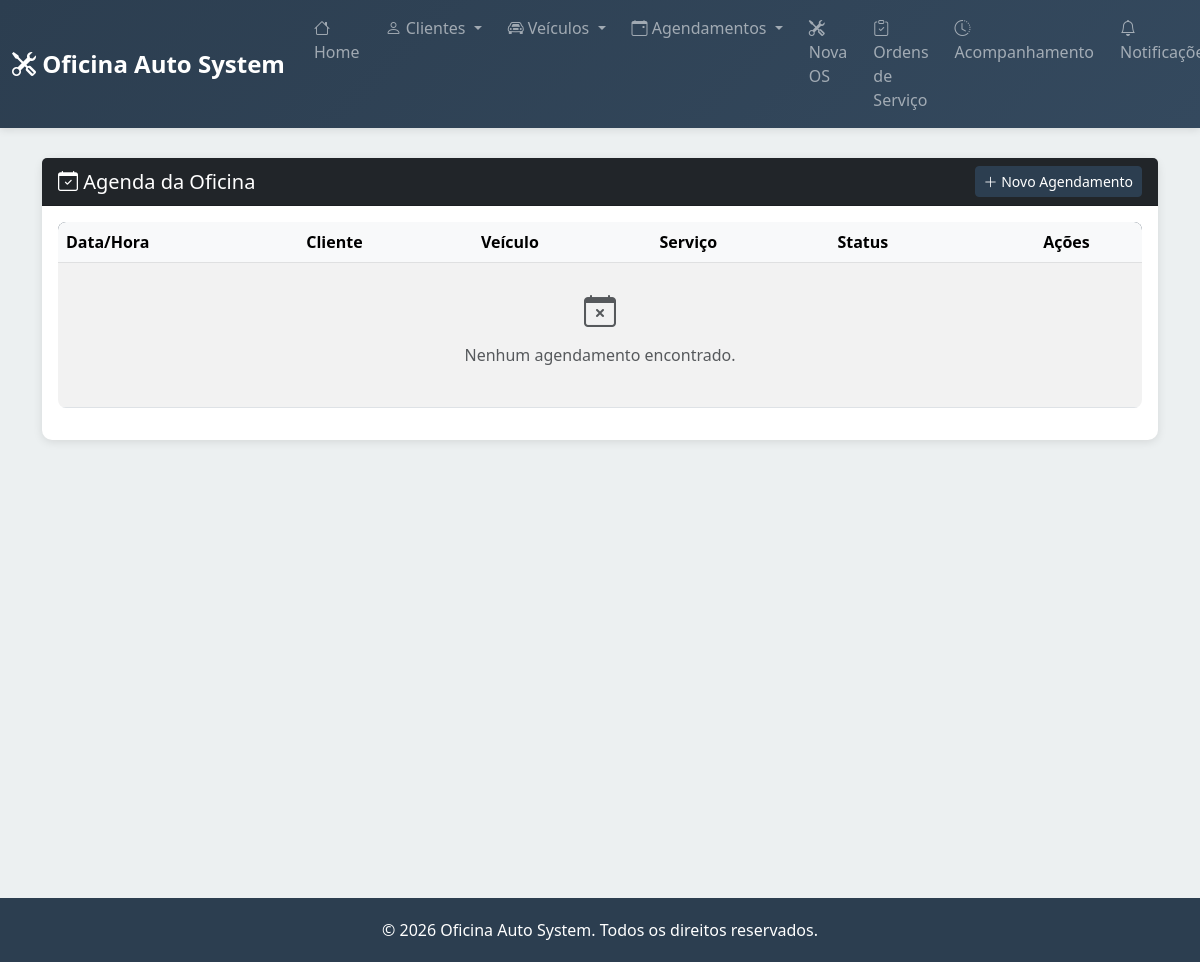
/agendamentos, run on an earlier commit of the app's database.
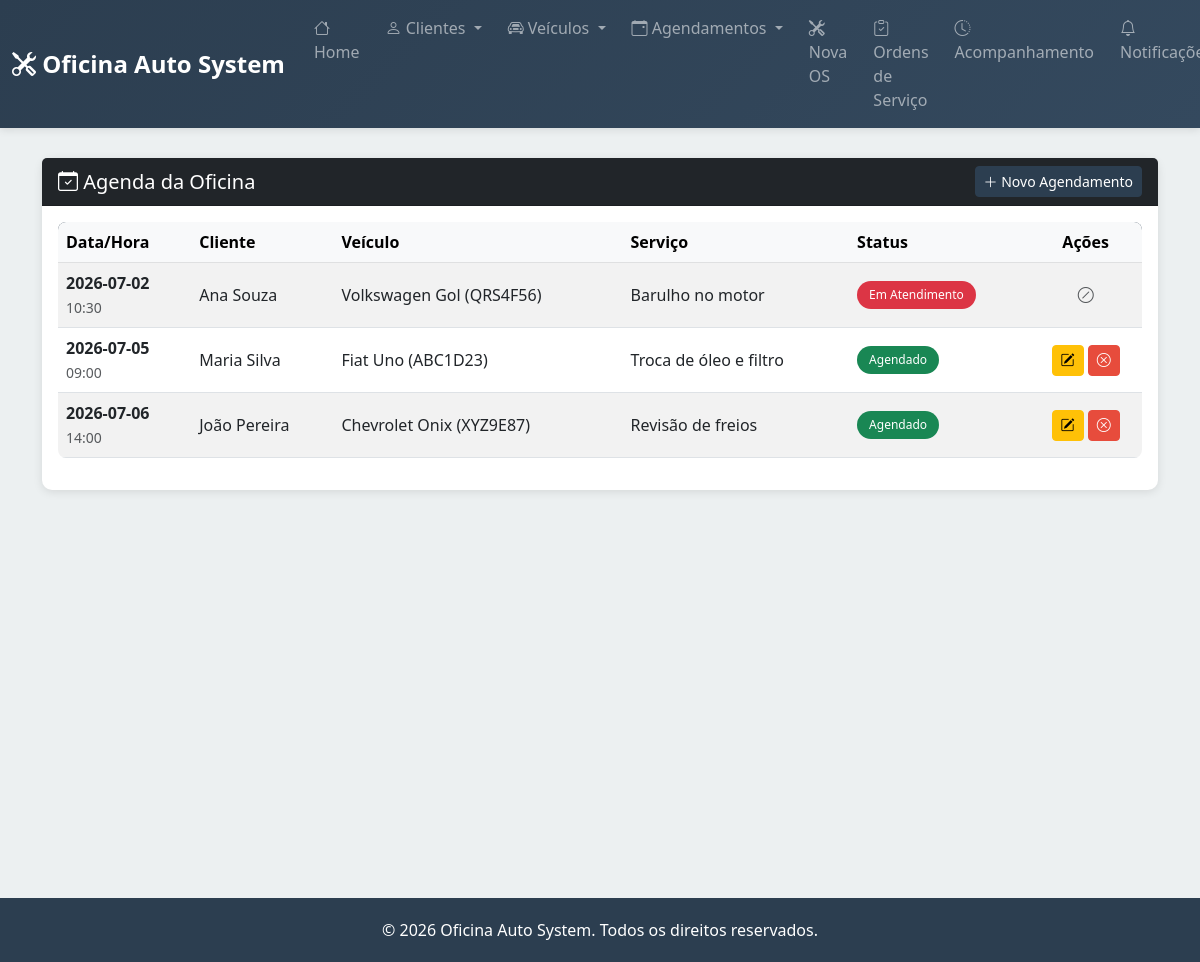
And on a later commit of the database.
### tables this page shows
CREATE TABLE agendamentos (
        id INTEGER PRIMARY KEY AUTOINCREMENT,
        cliente_id INTEGER NOT NULL,
        veiculo_id INTEGER NOT NULL,
        data_agendamento DATE NOT NULL,
        hora_agendamento TIME NOT NULL,
        descricao TEXT,
        status TEXT DEFAULT 'Agendado',
        data_criacao TIMESTAMP DEFAULT CURRENT_TIMESTAMP,
        FOREIGN KEY (cliente_id) REFERENCES clientes(id),
        FOREIGN KEY (veiculo_id) REFERENCES veiculos(id)
    );

CREATE TABLE clientes (
        id INTEGER PRIMARY KEY AUTOINCREMENT,
        nome TEXT NOT NULL,
        telefone TEXT NOT NULL,
        email TEXT,
        endereco TEXT,
        data_cadastro TIMESTAMP DEFAULT CURRENT_TIMESTAMP
    );

CREATE TABLE veiculos (
        id INTEGER PRIMARY KEY AUTOINCREMENT,
        cliente_id INTEGER NOT NULL,
        placa TEXT NOT NULL UNIQUE,
        marca TEXT NOT NULL,
        modelo TEXT NOT NULL,
        ano INTEGER,
        cor TEXT,
        data_cadastro TIMESTAMP DEFAULT CURRENT_TIMESTAMP,
        FOREIGN KEY (cliente_id) REFERENCES clientes(id)
    );

### app.py (the view)
@app.route("/agendamentos", methods=["GET"])
def consulta_agendamentos():
    db = get_db()
    cursor = db.cursor()
    cursor.execute("""
        SELECT a.id, a.data_agendamento, a.hora_agendamento, a.descricao, a.status,
               c.nome as cliente_nome, v.marca, v.modelo, v.placa
        FROM agendamentos a
        JOIN clientes c ON a.cliente_id = c.id
        JOIN veiculos v ON a.veiculo_id = v.id
        ORDER BY a.data_agendamento ASC, a.hora_agendamento ASC
    """)
    agendamentos = cursor.fetchall()
    db.close()
    return render_template(
        "consulta_agendamentos.html", agendamentos=agendamentos
    )

### app.py (called while the page is built)
def get_db():
    db = sqlite3.connect(app.config["DATABASE"])
    db.row_factory = sqlite3.Row
    return db

### templates/consulta_agendamentos.html (shortened to what this page needs)
{% extends "base.html" %}
{% block content %}
<div class="row">
    <div class="col-12">
        <div class="card">
            <div class="card-header bg-dark text-white d-flex justify-content-between align-items-center">
                <h5 class="mb-0"><i class="bi bi-calendar-check"></i> Agenda da Oficina</h5>
                <a href="/agendar" class="btn btn-primary btn-sm">
                    <i class="bi bi-plus-lg"></i> Novo Agendamento
                </a>
            </div>
            <div class="card-body">
                <div class="table-responsive">
                    <table class="table table-hover table-striped align-middle">
                        <thead class="table-light">
                            <tr>
                                <th>Data/Hora</th>
                                <th>Cliente</th>
                                <th>Veículo</th>
                                <th>Serviço</th>
                                <th>Status</th>
                                <th class="text-center">Ações</th>
                            </tr>
                        </thead>
                        <tbody>
                            {% for a in agendamentos %}
                            <tr>
                                <td>
                                    <strong>{{ a.data_agendamento }}</strong><br>
                                    <small class="text-muted">{{ a.hora_agendamento }}</small>
                                </td>
                                <td>{{ a.cliente_nome }}</td>
                                <td>{{ a.marca }} {{ a.modelo }} ({{ a.placa }})</td>
                                <td>{{ a.descricao or 'Nenhuma descrição' }}</td>
                                <td>
                                    {% if a.status == 'Agendado' %}
                                        <span class="badge bg-success">{{ a.status }}</span>
                                    {% else %}
                                        <span class="badge bg-danger">{{ a.status }}</span>
                                    {% endif %}
                                </td>
                                <td class="text-center">
                                    {% if a.status == 'Agendado' %}
                                    <button class="btn btn-warning btn-sm" onclick="abrirModalEdicao('{{ a.id }}', '{{ a.data_agendamento }}', '{{ a.hora_agendamento }}')" title="Reagendar">
                                        <i class="bi bi-pencil-square"></i>
                                    </button>
                                    <button class="btn btn-danger btn-sm" onclick="cancelarAgendamento('{{ a.id }}')" title="Cancelar">
                                        <i class="bi bi-x-circle"></i>
                                    </button>
                                    {% else %}
                                    <span class="text-muted"><i class="bi bi-slash-circle"></i></span>
                                    {% endif %}
                                </td>
                            </tr>
                            {% else %}
                            <tr>
                                <td colspan="6" class="text-center text-muted py-4">
                                    <i class="bi bi-calendar-x fs-2"></i>
                                    <p class="mt-2">Nenhum agendamento encontrado.</p>
                                </td>
                            </tr>
                            {% endfor %}
                        </tbody>
                    </table>
                </div>
            </div>
        </div>
    </div>
</div>
{% endblock %}

### templates/base.html (shortened to what this page needs)
<!DOCTYPE html>
<html lang="pt-BR">
<head>
    <link href="https://cdn.jsdelivr.net/npm/bootstrap@5.3.0/dist/css/bootstrap.min.css" rel="stylesheet">
    <link rel="stylesheet" href="https://cdn.jsdelivr.net/npm/bootstrap-icons@1.11.0/font/bootstrap-icons.css">
</head>
<body>
    <nav class="navbar navbar-expand-lg navbar-dark">
        <div class="container-fluid">
            <a class="navbar-brand" href="/">
                <i class="bi bi-tools"></i> Oficina Auto System
            </a>
            <div class="collapse navbar-collapse" id="navbarNav">
                <ul class="navbar-nav ms-auto">
                    <li class="nav-item">
                        <a class="nav-link" href="/">
                            <i class="bi bi-house"></i> Home
                        </a>
                    </li>
                    <li class="nav-item dropdown">
                        <a class="nav-link dropdown-toggle" href="#" id="navClientes" role="button" data-bs-toggle="dropdown">
                            <i class="bi bi-person"></i> Clientes
                        </a>
                    </li>
                    <li class="nav-item dropdown">
                        <a class="nav-link dropdown-toggle" href="#" id="navVeiculos" role="button" data-bs-toggle="dropdown">
                            <i class="bi bi-car-front"></i> Veículos
                        </a>
                    </li>
                    <li class="nav-item dropdown">
                        <a class="nav-link dropdown-toggle" href="#" id="navAgendamentos" role="button" data-bs-toggle="dropdown">
                            <i class="bi bi-calendar-event"></i> Agendamentos
                        </a>
                    </li>
                    <li class="nav-item">
                        <a class="nav-link" href="/ordem-servico/nova">
                            <i class="bi bi-tools"></i> Nova OS
                        </a>
                    </li>
                    <li class="nav-item">
                        <a class="nav-link" href="/ordens-servico">
                            <i class="bi bi-clipboard-check"></i> Ordens de Serviço
                        </a>
                    </li>
                    <li class="nav-item">
                        <a class="nav-link" href="/acompanhamento-servicos">
                            <i class="bi bi-clock-history"></i> Acompanhamento
                        </a>
                    </li>
                    <li class="nav-item">
                        <a class="nav-link" href="/notificacoes">
                            <i class="bi bi-bell"></i> Notificações
                        </a>
                    </li>
                </ul>
            </div>
        </div>
    </nav>
    <div class="container-main">
        <div class="container">
            {% block content %}{% endblock %}
        </div>
    </div>
    <footer class="footer">
        <div class="container">
            <p class="mb-0">&copy; 2026 Oficina Auto System. Todos os direitos reservados.</p>
        </div>
    </footer>
</body>
</html>

### templates/base.html (style rules this page uses)
:root { --primary: #2c3e50; --secondary: #e74c3c; --success: #27ae60; --warning: #f39c12; --info: #3498db; }
body { background-color: #ecf0f1; font-family: 'Segoe UI', Tahoma, Geneva, Verdana, sans-serif; }
.navbar { background: linear-gradient(135deg, var(--primary) 0%, #34495e 100%); box-shadow: 0 2px 8px rgba(0,0,0,0.1); }
.navbar-brand { font-weight: bold; font-size: 1.5rem; }
.nav-link { transition: all 0.3s ease; margin: 0 5px; }
.container-main { padding: 30px 0; min-height: calc(100vh - 80px); }
.card { border: none; border-radius: 10px; box-shadow: 0 2px 10px rgba(0,0,0,0.1); transition: transform 0.3s ease, box-shadow 0.3s ease; }
.btn-primary { background-color: var(--primary); border-color: var(--primary); }
.btn-danger { background-color: var(--secondary); border-color: var(--secondary); }
.table { background: white; border-radius: 8px; overflow: hidden; }
.table thead { background-color: var(--primary); color: white; }
.badge { padding: 8px 12px; border-radius: 20px; font-weight: 500; }
.footer { background: var(--primary); color: white; text-align: center; padding: 20px 0; margin-top: 50px; }

What changed in the data, as far as the page shows it:
added agendamentos: data_agendamento "2026-07-02", hora_agendamento "10:30", cliente_nome "Ana Souza", marca "Volkswagen", modelo "Gol", placa "QRS4F56", descricao "Barulho no motor", status "Em Atendimento"
added agendamentos: data_agendamento "2026-07-05", hora_agendamento "09:00", cliente_nome "Maria Silva", marca "Fiat", modelo "Uno", placa "ABC1D23", descricao "Troca de óleo e filtro", status "Agendado"
added agendamentos: data_agendamento "2026-07-06", hora_agendamento "14:00", cliente_nome "João Pereira", marca "Chevrolet", modelo "Onix", placa "XYZ9E87", descricao "Revisão de freios", status "Agendado"
Also different on the page:
text no longer shown: "Nenhum agendamento encontrado."
